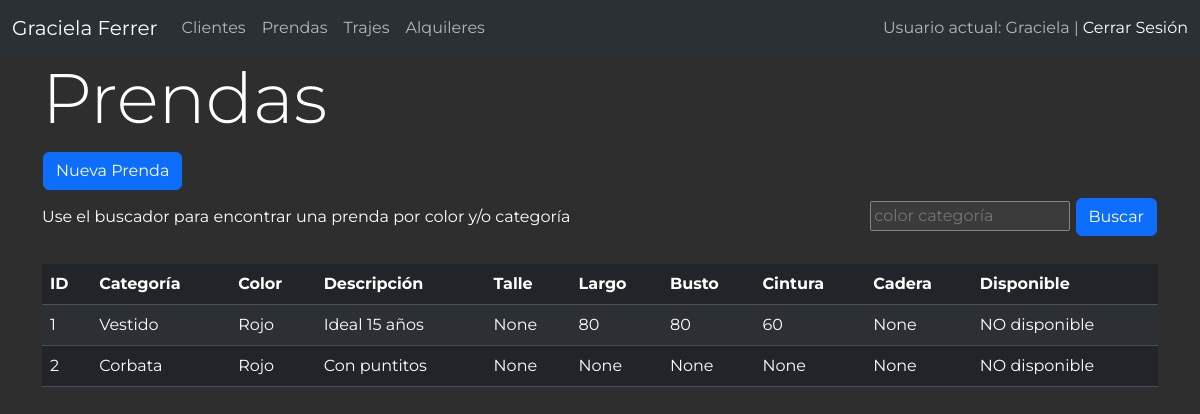
/prendas/ (signed in), run on an earlier commit of the app's database.
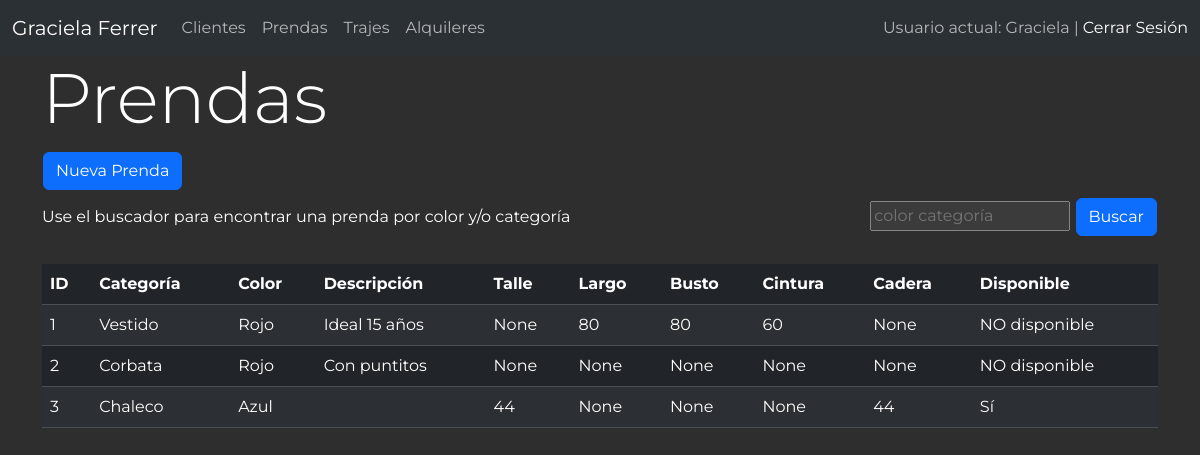
And on a later commit of the database.
### alquiler/models.py (models this page shows, shortened)
class Prenda(models.Model):
    categoria = models.ForeignKey('Categoria', on_delete=models.CASCADE)
    color = models.ForeignKey('Color', on_delete=models.CASCADE, default=1)
    descripcion = models.TextField(max_length=60, null=True, blank=True)
    busto = models.IntegerField(null=True, blank=True)
    cintura = models.IntegerField(null=True, blank=True)
    cadera = models.IntegerField(null=True, blank=True)
    largo = models.IntegerField(null=True, blank=True, verbose_name='Largo(cm)',)
    talle = models.CharField(max_length=20, null=True, blank=True)
    relacionadas = models.ManyToManyField('self', blank=True, verbose_name='Relacionadas',)
    disponible = models.BooleanField(default=True)
    tintoreria = models.BooleanField(default=False)
    reparacion = models.BooleanField(default=False)
    def nro_articulo(self):
        return self.id
    nro_articulo.short_description = 'Número de Artículo'
    class Meta:
        db_table = 'prenda'
        verbose_name = 'prenda'
        verbose_name_plural = 'prendas'

class Categoria(models.Model):
    nombre = models.CharField(max_length=100)
    descripcion = models.TextField(blank=True)
    def __str__(self):
        return self.nombre
    class Meta:
        db_table = 'categoria'
        verbose_name = 'categiria'
        verbose_name_plural = 'categorias'

class Color(models.Model):
    nombre = models.CharField(max_length=100)
    def __str__(self):
        return self.nombre
    class Meta:
        db_table = 'color'
        verbose_name = 'color'
        verbose_name_plural = 'colores'

### alquiler/views.py (the view)
# urls.py: path('prendas/', views.prendas, name='prendas'),
@login_required
def prendas(request):
    query = request.GET.get('q', '')
    if query:
        terms = query.split()
        filters = Q()
        for term in terms:
            filters |= Q(categoria__nombre__icontains=term) | Q(color__nombre__icontains=term)
        prendas = Prenda.objects.filter(filters)
    else:
        prendas = Prenda.objects.all()
    return render(request, 'prendas.html', {'prendas': prendas, 'query': query})

### alquiler/templatetags/custom_filters.py (called while the page is built)
@register.filter(name='boolean_to_text')
def boolean_to_text(value):
    return "Sí" if value else "NO disponible"

### alquiler/templates/prendas.html (shortened to what this page needs)
{% extends 'layout.html' %}
{% load custom_filters %}
{% block content %}
<main class="container">
    <div class="extremos">
        <h1>Prendas</h1>
    </div>
    <a href="{% url 'nueva_prenda' %}"><button class="btn btn-primary" type="submit">Nueva Prenda</button></a>
    <div class="extremos">
        <span>Use el buscador para encontrar una prenda por color y/o categoría</span>
        <form action="{% url 'prendas' %}" method="get">
            <input type="search" name="q" value="{{ query }}" placeholder="color categoría">
            <button class="btn btn-primary" type="submit">Buscar</button>
        </form>
    </div>
    <br>
    <table class="table table-striped">
        <thead>
            <tr>
                <th scope="col">ID</th>
                <th scope="col">Categoría</th>
                <th scope="col">Color</th>
                <th scope="col">Descripción</th>
                <th scope="col">Talle</th>
                <th scope="col">Largo</th>
                <th scope="col">Busto</th>
                <th scope="col">Cintura</th>
                <th scope="col">Cadera</th>
                <th scope="col">Disponible</th>
            </tr>
        </thead>
        <tbody>
          {% for prenda in prendas %}
          <tr>
              <td>{{ prenda.id }}</td>
              <td>{{ prenda.categoria }}</td>
              <td>{{ prenda.color }}</td>
              <td>{{ prenda.descripcion }}</td>
              <td>{{ prenda.talle }}</td>
              <td>{{ prenda.largo }}</td>
              <td>{{ prenda.busto }}</td>
              <td>{{ prenda.cintura }}</td>
              <td>{{ prenda.talle }}</td>
              <td>{{ prenda.disponible|boolean_to_text }}</td>
          </tr>
          {% endfor %}
        </tbody>
      </table>
</main>
{% endblock %}

What changed in the data, as far as the page shows it:
added Prenda: id "3", categoria "Chaleco", color "Azul", talle "44", largo "None", busto "None", cintura "None", disponible|boolean_to_text "Sí"
